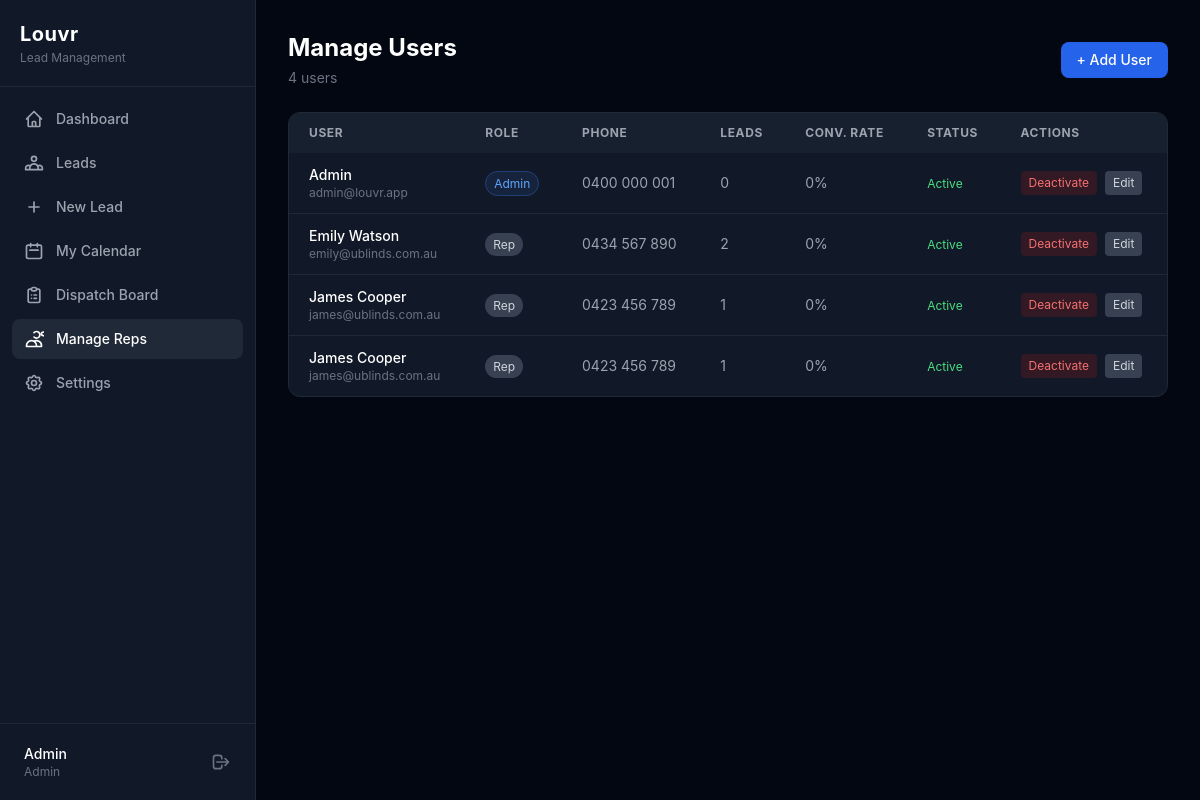
/reps (signed in), run on the app's committed database.
### tables this page shows
CREATE TABLE users (
            id INTEGER PRIMARY KEY AUTOINCREMENT,
            name TEXT NOT NULL,
            email TEXT NOT NULL UNIQUE,
            phone TEXT DEFAULT "",
            role TEXT NOT NULL DEFAULT "rep" CHECK(role IN ("admin","rep")),
            password_hash TEXT NOT NULL,
            api_key TEXT UNIQUE,
            is_active INTEGER NOT NULL DEFAULT 1,
            created_at DATETIME DEFAULT CURRENT_TIMESTAMP,
            updated_at DATETIME DEFAULT CURRENT_TIMESTAMP
        );

### src/Controllers/RepController.php (called while the page is built, shortened)
<?php
class RepController
{
    private Database $db;
    public function __construct(Database $db, array $config)
    {
        $this->db = $db;
    }
    public function index(): void
    {
        $users = User::all($this->db);
        require __DIR__ . '/../../templates/reps/index.php';
    }
}

### src/Database.php (called while the page is built, shortened)
<?php
class Database
{
    private PDO $pdo;
    private function __construct(array $config)
    {
        if ($config['driver'] === 'sqlite') {
            $dsn = 'sqlite:' . $config['path'];
            $this->pdo = new PDO($dsn, null, null, [
                PDO::ATTR_ERRMODE            => PDO::ERRMODE_EXCEPTION,
                PDO::ATTR_DEFAULT_FETCH_MODE => PDO::FETCH_ASSOC,
                PDO::ATTR_EMULATE_PREPARES   => false,
            ]);
            $this->pdo->exec('PRAGMA journal_mode=WAL');
            $this->pdo->exec('PRAGMA foreign_keys=ON');
        }
    }
    public function query(string $sql, array $params = []): PDOStatement
    {
        $stmt = $this->pdo->prepare($sql);
        $stmt->execute($params);
        return $stmt;
    }
    public function fetchAll(string $sql, array $params = []): array
    {
        return $this->query($sql, $params)->fetchAll();
    }
}

### src/Models/User.php (called while the page is built, shortened)
<?php
class User
{
    public static function all(Database $db): array
    {
        return $db->fetchAll('SELECT * FROM users ORDER BY name ASC');
    }
}

### templates/reps/index.php (the view, shortened to what this page needs)
<?php
$e = fn($v) => htmlspecialchars($v ?? '', ENT_QUOTES, 'UTF-8');
?>
<div class="mb-6 flex items-center justify-between">
    <div>
        <h2 class="text-2xl font-bold text-white">Manage Users</h2>
        <p class="text-gray-500 text-sm mt-1"><?= count($users) ?> users</p>
    </div>
    <button onclick="document.getElementById('newRepForm').classList.toggle('hidden')"
        class="px-4 py-2 bg-blue-600 hover:bg-blue-700 text-white text-sm font-medium rounded-lg transition-colors">+ Add User</button>
</div>
<div class="bg-gray-900 border border-gray-800 rounded-xl overflow-hidden">
    <table class="w-full text-sm">
        <thead class="bg-gray-800/50">
            <tr class="text-left text-xs text-gray-400 uppercase tracking-wider">
                <th class="px-5 py-3">User</th>
                <th class="px-5 py-3">Role</th>
                <th class="px-5 py-3 hidden md:table-cell">Phone</th>
                <th class="px-5 py-3 hidden md:table-cell">Leads</th>
                <th class="px-5 py-3 hidden md:table-cell">Conv. Rate</th>
                <th class="px-5 py-3">Status</th>
                <th class="px-5 py-3">Actions</th>
            </tr>
        </thead>
        <tbody class="divide-y divide-gray-800">
            <?php foreach ($users as $user): ?>
            <tr class="<?= $user['is_active'] ? '' : 'opacity-50' ?>">
                <td class="px-5 py-3">
                    <p class="font-medium text-white"><?= $e($user['name']) ?></p>
                    <p class="text-xs text-gray-500"><?= $e($user['email']) ?></p>
                </td>
                <td class="px-5 py-3">
                    <span class="text-xs px-2 py-1 rounded-full <?= $user['role'] === 'admin' ? 'bg-blue-500/10 text-blue-400 border border-blue-500/30' : 'bg-gray-700 text-gray-300' ?>"><?= ucfirst($user['role']) ?></span>
                </td>
                <td class="px-5 py-3 text-gray-400 hidden md:table-cell"><?= $e($user['phone']) ?: '-' ?></td>
                <td class="px-5 py-3 text-gray-400 hidden md:table-cell"><?= $user['total_leads'] ?></td>
                <td class="px-5 py-3 hidden md:table-cell">
                    <span class="<?= $user['conversion_rate'] >= 50 ? 'text-green-400' : 'text-gray-400' ?>"><?= $user['conversion_rate'] ?>%</span>
                </td>
                <td class="px-5 py-3">
                    <span class="text-xs <?= $user['is_active'] ? 'text-green-400' : 'text-red-400' ?>"><?= $user['is_active'] ? 'Active' : 'Inactive' ?></span>
                </td>
                <td class="px-5 py-3">
                    <div class="flex items-center gap-2">
                        <form method="POST" action="/reps/<?= $user['id'] ?>" class="inline">
                            <button type="submit" class="text-xs px-2 py-1 rounded <?= $user['is_active'] ? 'bg-red-900/30 text-red-400 hover:bg-red-900/50' : 'bg-green-900/30 text-green-400 hover:bg-green-900/50' ?> transition-colors"
                                onclick="event.preventDefault(); showConfirm('<?= $user['is_active'] ? 'Deactivate' : 'Activate' ?> User', 'Are you sure you want to <?= $user['is_active'] ? 'deactivate' : 'activate' ?> <?= $e($user['name']) ?>?', () => this.closest('form').submit())">
                                <?= $user['is_active'] ? 'Deactivate' : 'Activate' ?>
                            </button>
                        </form>
                        <button onclick="document.getElementById('edit-<?= $user['id'] ?>').classList.toggle('hidden')"
                            class="text-xs px-2 py-1 rounded bg-gray-700 text-gray-300 hover:bg-gray-600 transition-colors">Edit</button>
                    </div>
                </td>
            </tr>
            <?php endforeach; ?>
        </tbody>
    </table>
</div>
<?php
require __DIR__ . '/../layouts/app.php';

### templates/layouts/app.php (style rules this page uses)
body { font-family: -apple-system, BlinkMacSystemFont, 'Segoe UI', sans-serif; }

### data on the page
users: name "Admin", email "admin@louvr.app", role "Admin", phone "0400 000 001", total_leads "0", conversion_rate "0", is_active "Active"
users: name "Emily Watson", email "emily@ublinds.com.au", role "Rep", phone "0434 567 890", total_leads "2", conversion_rate "0", is_active "Active"
users: name "James Cooper", email "james@ublinds.com.au", role "Rep", phone "0423 456 789", is_active "1", conversion_rate "0", shows "Active", shows "Deactivate"

### other printed values
Auth::name() "Admin"
Auth::role() "Admin"
count($users) "4"
